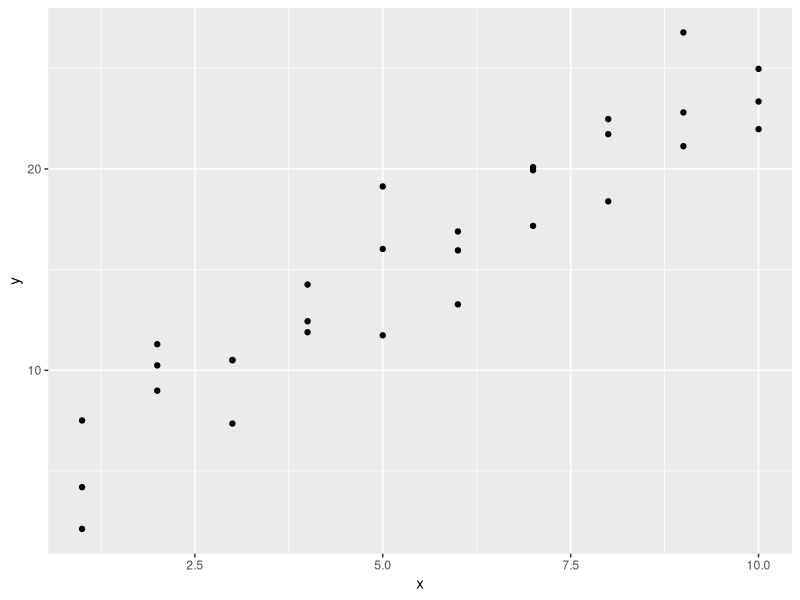

Write the R code that produced this figure.
## ---- chunk 1
knitr::opts_chunk$set(echo = TRUE)
## ---- chunk 2
library(dplyr)
library(tidyverse)
## ---- chunk 3
library(modelr)
sim1
ggplot(sim1, aes(x=x,y=y)) + geom_point()
fit1 <- lm(y~x, data=sim1)
fit1
## ---- chunk 4
# Parameter Estimate
coef(fit1)

# Predicted Value
fitted(fit1)

# Residual
resid(fit1)

# Number of observations
nobs(fit1)
